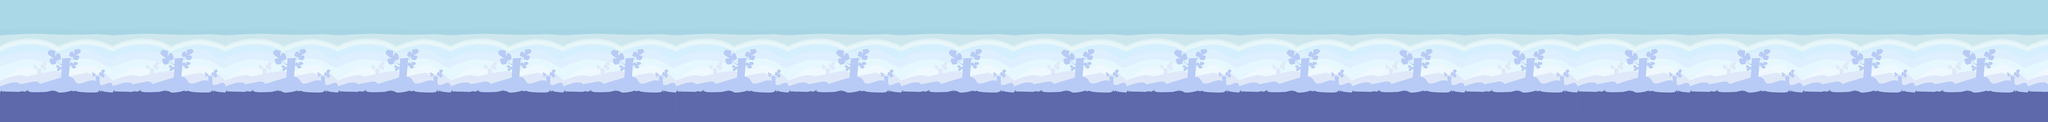

A level layout from a 2D game, rendered from its tile map. Below: a short description, then the map file with tile-grid data replaced by summaries:
An orthogonal 400x24 tile map with 32x32 px tiles, 3 tile layers (Background, Wall, joker) and 360 objects.

<map version="1.0" orientation="orthogonal" width="400" height="24" tilewidth="32" tileheight="32">
 <tileset firstgid="1" name="tilemap5.5" tilewidth="32" tileheight="32">
  <image source="tilemap5.5.png" width="832" height="768" />
 </tileset>
 <layer name="Background" width="400" height="24">
  <data>[9600 cells, 9600 non-empty, 506 distinct tile ids]</data>
 </layer>
 <layer name="Wall" width="400" height="24">
  <data>[9600 cells, 2964 non-empty, 509 distinct tile ids]</data>
 </layer>
 <objectgroup name="brick_grass" width="400" height="24">
  <object x="0" y="352" width="64" height="64" />
  <object x="64" y="352" width="64" height="64" />
  <object x="128" y="352" width="64" height="64" />
  <object x="320" y="352" width="64" height="64" />
  <object x="256" y="352" width="64" height="64" />
  <object x="192" y="352" width="64" height="64" />
  <object x="512" y="352" width="64" height="64" />
  <object x="448" y="352" width="64" height="64" />
  <object x="384" y="352" width="64" height="64" />
  <object x="128" y="608" width="64" height="64" />
  <object x="64" y="608" width="64" height="64" />
  <object x="0" y="608" width="64" height="64" />
  <object x="448" y="608" width="64" height="64" />
  <object x="704" y="608" width="64" height="64" />
  <object x="512" y="608" width="64" height="64" />
  <object x="384" y="608" width="64" height="64" />
  <object x="576" y="608" width="64" height="64" />
  <object x="640" y="608" width="64" height="64" />
  <object x="320" y="608" width="64" height="64" />
  <object x="256" y="608" width="64" height="64" />
  <object x="192" y="608" width="64" height="64" />
  <object x="1024" y="608" width="64" height="64" />
  <object x="1280" y="608" width="64" height="64" />
  <object x="1088" y="608" width="64" height="64" />
  <object x="960" y="608" width="64" height="64" />
  <object x="1152" y="608" width="64" height="64" />
  <object x="1216" y="608" width="64" height="64" />
  <object x="896" y="608" width="64" height="64" />
  <object x="832" y="608" width="64" height="64" />
  <object x="768" y="608" width="64" height="64" />
  <object x="896" y="128" width="64" height="64" />
  <object x="1152" y="128" width="64" height="64" />
  <object x="960" y="128" width="64" height="64" />
  <object x="832" y="128" width="64" height="64" />
  <object x="1024" y="128" width="64" height="64" />
  <object x="1088" y="128" width="64" height="64" />
  <object x="768" y="128" width="64" height="64" />
  <object x="704" y="128" width="64" height="64" />
  <object x="640" y="128" width="64" height="64" />
  <object x="1344" y="128" width="64" height="64" />
  <object x="1280" y="128" width="64" height="64" />
  <object x="1216" y="128" width="64" height="64" />
  <object x="1344" y="608" width="64" height="64" />
  <object x="1856" y="128" width="64" height="64" />
  <object x="2176" y="128" width="64" height="64" />
  <object x="1920" y="128" width="64" height="64" />
  <object x="1984" y="128" width="64" height="64" />
  <object x="2048" y="128" width="64" height="64" />
  <object x="2112" y="128" width="64" height="64" />
  <object x="2240" y="128" width="64" height="64" />
  <object x="1856" y="672" width="64" height="64" />
  <object x="1920" y="672" width="64" height="64" />
  <object x="2240" y="672" width="64" height="64" />
  <object x="1984" y="672" width="64" height="64" />
  <object x="3136" y="0" width="64" height="64" />
  <object x="3008" y="0" width="64" height="64" />
  <object x="2816" y="0" width="64" height="64" />
  <object x="2752" y="0" width="64" height="64" />
  <object x="2944" y="0" width="64" height="64" />
  <object x="2880" y="0" width="64" height="64" />
  <object x="3072" y="0" width="64" height="64" />
  <object x="3136" y="704" width="64" height="64" />
  <object x="3008" y="704" width="64" height="64" />
  <object x="2816" y="704" width="64" height="64" />
  <object x="2752" y="704" width="64" height="64" />
  <object x="2944" y="704" width="64" height="64" />
  <object x="2880" y="704" width="64" height="64" />
  <object x="3072" y="704" width="64" height="64" />
  <object x="3328" y="320" width="64" height="64" />
  <object x="3200" y="320" width="64" height="64" />
  <object x="3136" y="320" width="64" height="64" />
  <object x="3072" y="320" width="64" height="64" />
  <object x="3264" y="320" width="64" height="64" />
  <object x="3616" y="0" width="64" height="64" />
  <object x="3552" y="0" width="64" height="64" />
  <object x="3808" y="0" width="64" height="64" />
  <object x="3872" y="0" width="64" height="64" />
  <object x="3744" y="0" width="64" height="64" />
  <object x="3680" y="0" width="64" height="64" />
  <object x="4416" y="224" width="64" height="64" />
  <object x="4288" y="224" width="64" height="64" />
  <object x="4352" y="224" width="64" height="64" />
  <object x="4224" y="224" width="64" height="64" />
  <object x="4544" y="288" width="64" height="64" />
  <object x="4608" y="288" width="64" height="64" />
  <object x="4672" y="288" width="64" height="64" />
  <object x="4224" y="672" width="64" height="64" />
  <object x="4096" y="672" width="64" height="64" />
  <object x="4160" y="672" width="64" height="64" />
  <object x="3968" y="672" width="64" height="64" />
  <object x="4032" y="672" width="64" height="64" />
  <object x="4544" y="608" width="64" height="64" />
  <object x="4416" y="672" width="64" height="64" />
  <object x="4480" y="672" width="64" height="64" />
  <object x="4288" y="672" width="64" height="64" />
  <object x="4352" y="672" width="64" height="64" />
  <object x="4864" y="608" width="64" height="64" />
  <object x="4608" y="608" width="64" height="64" />
  <object x="4928" y="32" width="64" height="64" />
  <object x="4992" y="32" width="64" height="64" />
  <object x="5056" y="32" width="64" height="64" />
  <object x="5248" y="352" width="64" height="64" />
  <object x="5120" y="608" width="64" height="64" />
  <object x="5312" y="32" width="64" height="64" />
  <object x="5504" y="32" width="64" height="64" />
  <object x="5376" y="32" width="64" height="64" />
  <object x="5440" y="32" width="64" height="64" />
  <object x="7232" y="32" width="64" height="64" />
  <object x="7296" y="32" width="64" height="64" />
  <object x="7168" y="32" width="64" height="64" />
  <object x="7104" y="32" width="64" height="64" />
  <object x="7360" y="32" width="64" height="64" />
  <object x="7552" y="32" width="64" height="64" />
  <object x="7616" y="32" width="64" height="64" />
  <object x="7488" y="32" width="64" height="64" />
  <object x="7424" y="32" width="64" height="64" />
  <object x="7680" y="32" width="64" height="64" />
  </objectgroup>
 <objectgroup name="brick_ice" width="400" height="24">
  <!-- 12 objects omitted --></objectgroup>
 <objectgroup name="brick_dice" width="400" height="24">
  <!-- 40 objects omitted --></objectgroup>
 <objectgroup name="brick_wood" width="400" height="24">
  <!-- 26 objects omitted --></objectgroup>
 <objectgroup name="brick_check" width="400" height="24">
  <!-- 36 objects omitted --></objectgroup>
 <objectgroup name="diamond" width="400" height="24">
  <!-- 27 objects omitted --></objectgroup>
 <objectgroup name="heart" width="400" height="24">
  <!-- 3 objects omitted --></objectgroup>
 <objectgroup name="spade" width="400" height="24" />
 <objectgroup name="club" width="400" height="24" />
 <layer name="joker" width="400" height="24">
  <data>[9600 cells, 0 non-empty, 0 distinct tile ids]</data>
 </layer>
 <objectgroup name="piranha" width="400" height="24">
  <!-- 3 objects omitted --></objectgroup>
</map>
<!-- 243 of 360 objects omitted -->
